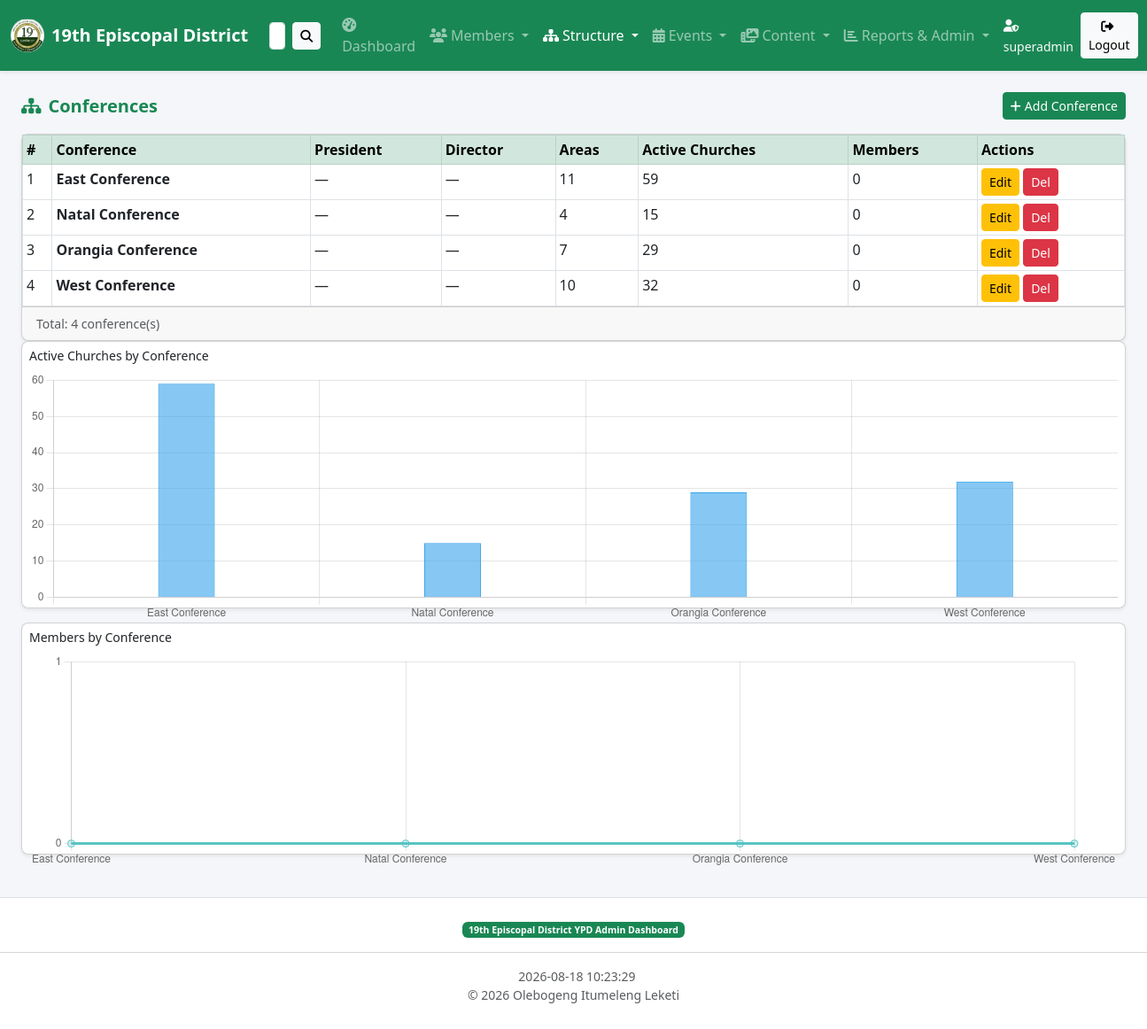
Screenshot of /views/conferences.php (signed in) with the database file from the repository.
### tables this page shows
CREATE TABLE conferences (
    conference_id        INT AUTO_INCREMENT PRIMARY KEY,
    district_id          INT NOT NULL DEFAULT 19,
    conference_name      VARCHAR(255) NOT NULL,
    conference_president VARCHAR(255) NULL,
    conference_director  VARCHAR(255) NULL,
    created_at           TIMESTAMP DEFAULT CURRENT_TIMESTAMP
);

### views/conferences.php (the view, shortened to what this page needs)
<?php
require_once '../db.php';
$conferences = $pdo->query("
    SELECT c.conference_id, c.conference_name, c.conference_president, c.conference_director,
           (SELECT COUNT(*) FROM areas a WHERE a.conference_id = c.conference_id) AS area_count,
           (SELECT COUNT(*) FROM churches ch WHERE ch.conference_id = c.conference_id AND ch.status='active') AS church_count,
           (SELECT COUNT(*) FROM members m WHERE m.conference_id = c.conference_id) AS member_count
    FROM conferences c
    ORDER BY c.conference_name
")->fetchAll();
?>
<!DOCTYPE html>
<html lang="en">
<head>
  <link rel="stylesheet" href="https://cdn.jsdelivr.net/npm/bootstrap@5.3.0/dist/css/bootstrap.min.css">
  <link rel="stylesheet" href="https://cdnjs.cloudflare.com/ajax/libs/font-awesome/6.4.0/css/all.min.css">
  <link rel="stylesheet" href="../assets/css/styles.css">
</head>
<body>
<?php include '../includes/header.php'; ?>
<div class="container-fluid mt-4 px-4">
  <div class="d-flex justify-content-between align-items-center mb-3">
    <h5 class="fw-bold text-success mb-0"><i class="fas fa-sitemap me-2"></i>Conferences</h5>
    <a href="../forms/add_conference.php" class="btn btn-success btn-sm"><i class="fas fa-plus me-1"></i>Add Conference</a>
  </div>
  <div class="card shadow-sm">
    <div class="card-body p-0">
      <table class="table table-bordered table-hover table-sm mb-0">
        <thead class="table-success">
          <tr><th>#</th><th>Conference</th><th>President</th><th>Director</th><th>Areas</th><th>Active Churches</th><th>Members</th><th>Actions</th></tr>
        </thead>
        <tbody>
          <?php if (empty($conferences)): ?>
            <tr><td colspan="8" class="text-center text-muted py-3">No conferences found.</td></tr>
          <?php else: foreach ($conferences as $i => $c): ?>
            <tr>
              <td><?= $i+1 ?></td>
              <td class="fw-semibold"><?= htmlspecialchars($c['conference_name']) ?></td>
              <td><?= htmlspecialchars($c['conference_president'] ?? '—') ?></td>
              <td><?= htmlspecialchars($c['conference_director'] ?? '—') ?></td>
              <td><?= $c['area_count'] ?></td>
              <td><?= $c['church_count'] ?></td>
              <td><?= $c['member_count'] ?></td>
              <td>
                <a href="../forms/edit_conference.php?id=<?= $c['conference_id'] ?>" class="btn btn-warning btn-sm">Edit</a>
                <a href="../actions/delete_conference.php?id=<?= $c['conference_id'] ?>" class="btn btn-danger btn-sm js-confirm-delete">Del</a>
              </td>
            </tr>
          <?php endforeach; endif; ?>
        </tbody>
      </table>
    </div>
    <div class="card-footer text-muted small">Total: <?= count($conferences) ?> conference(s)</div>
  </div>
</div>
  <?php
    $chart_conf_labels = array_map(fn($r) => $r['conference_name'], $conferences);
    $chart_church_data = array_map(fn($r) => (int)$r['church_count'], $conferences);
    $chart_member_data = array_map(fn($r) => (int)$r['member_count'], $conferences);
  ?>
  <div class="row mb-3 px-4">
    <div class="col-12">
      <div class="card shadow-sm chart-card">
        <div class="card-body p-2" style="height:300px;">
          <h6 class="card-title small mb-2">Active Churches by Conference</h6>
          <canvas id="confChurchChart" style="width:100%;height:100%;"></canvas>
        </div>
      </div>
    </div>
  </div>
  <div class="row mb-3 px-4">
    <div class="col-12">
      <div class="card shadow-sm chart-card">
        <div class="card-body p-2" style="height:260px;">
          <h6 class="card-title small mb-2">Members by Conference</h6>
          <canvas id="confMemberChart" style="width:100%;height:100%;"></canvas>
        </div>
      </div>
    </div>
  </div>
<?php include '../includes/footer.php'; ?>
<script>
const confLabels = <?= json_encode($chart_conf_labels) ?>;
const churchData = <?= json_encode($chart_church_data) ?>;
const memberData = <?= json_encode($chart_member_data) ?>;
// Bar chart - active churches
const ctxConfChurch = document.getElementById('confChurchChart');
if (ctxConfChurch) {
  new Chart(ctxConfChurch, {
    type: 'bar',
    data: {
      labels: confLabels,
      datasets: [{
        label: 'Active Churches',
        data: churchData,
        backgroundColor: 'rgba(54,162,235,0.6)',
        borderColor: 'rgba(54,162,235,1)',
        borderWidth: 1,
        maxBarThickness: 64
      }]
    },
    options: {
      responsive: true,
      maintainAspectRatio: false,
      animation: { duration: 0 },
      plugins: { legend: { display: false } },
      scales: { y: { beginAtZero: true, ticks: { precision: 0 } } }
    }
  });
}
// Line chart - members
const ctxConfMember = document.getElementById('confMemberChart');
if (ctxConfMember) {
  new Chart(ctxConfMember, {
    type: 'line',
    data: {
      labels: confLabels,
      datasets: [{
        label: 'Members',
        data: memberData,
        borderColor: 'rgba(75,192,192,0.9)',
        backgroundColor: 'rgba(75,192,192,0.2)',
        tension: 0.2,
        pointRadius: 4
      }]
    },
    options: {
      responsive: true,
      maintainAspectRatio: false,
      animation: { duration: 0 },
      plugins: { legend: { display: false } },
      scales: { y: { beginAtZero: true, ticks: { precision: 0 } } }
    }
  });
}
</script>
</body>
</html>

### assets/css/styles.css (style rules this page uses)
body { background-color: #f4f6f9; font-family: 'Segoe UI', sans-serif; }
.card { border-radius: 0.5rem; }

### rows the page displays
conferences: conference_name "East Conference", conference_president "—", conference_director "—", area_count "11", church_count "59", member_count "0"
conferences: conference_name "Natal Conference", conference_president "—", conference_director "—", area_count "4", church_count "15", member_count "0"
conferences: conference_name "Orangia Conference", conference_president "—", conference_director "—", area_count "7", church_count "29", member_count "0"
conferences: conference_name "West Conference", conference_president "—", conference_director "—", area_count "10", church_count "32", member_count "0"

### other values shown
$authUser['username'] "superadmin"
count($conferences) "4"
chart data {{ json_encode($chart_conf_labels) }} ["East Conference","Natal Conference","Orangia Conference","West Conference"]
chart data {{ json_encode($chart_church_data) }} [59,15,29,32]
chart data {{ json_encode($chart_member_data) }} [0,0,0,0]
